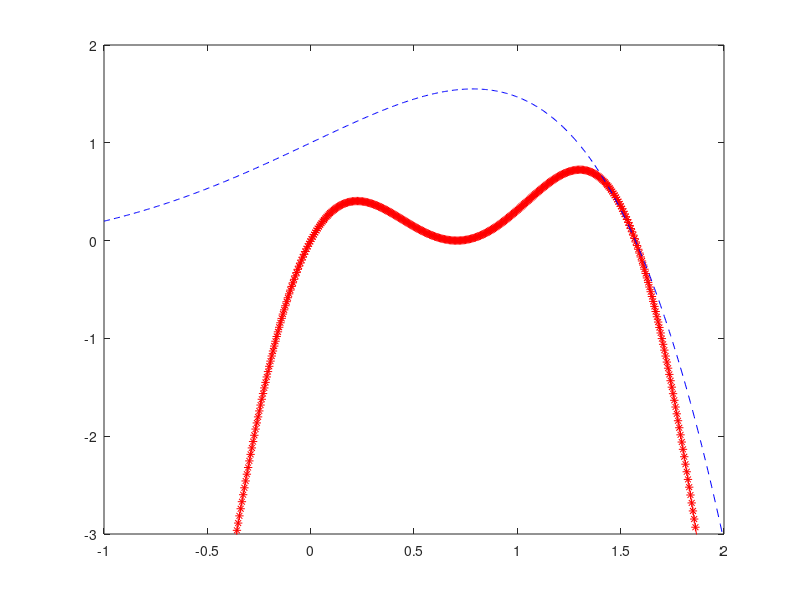

Source code (MATLAB):
x = linspace(-1, 2, 500);

f = @(x)(2*x-sqrt(2)).^2.*sin(2*x)
g = @(x)(exp(x).*cos(x))

y = f(x);
yg = g(x);

figure(1);

plot(x, y, 'r-*', x, yg, 'b--');

axis([-1, 2, -3, 2]);